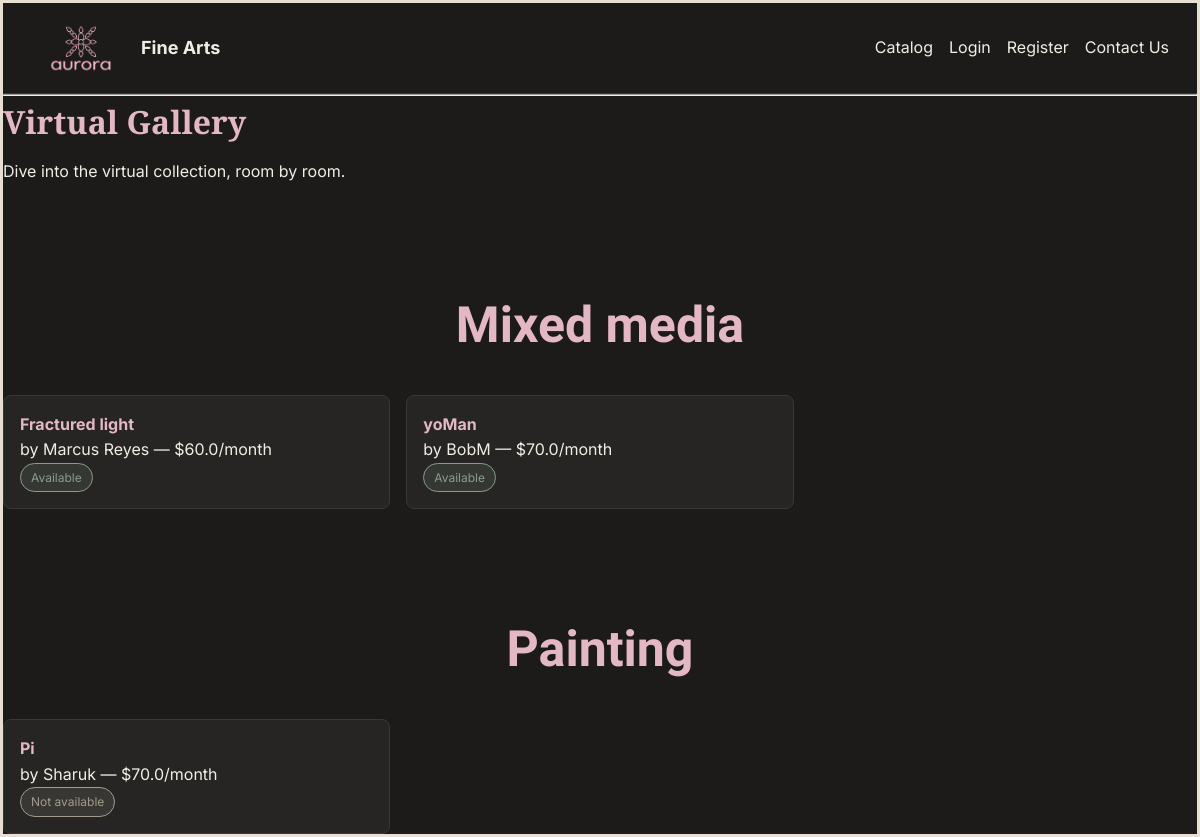
Screenshot of /visit with the database file from the repository.
### models.py (models this page shows, shortened)
class Artwork(db.Model):
    id = db.Column(db.Integer, primary_key=True)
    title = db.Column(db.String(150), nullable=False)
    artist_name = db.Column(db.String(150), nullable=False)
    category = db.Column(db.String(80))
    price_per_month = db.Column(db.Float, nullable=False)
    is_available = db.Column(db.Boolean, default=True)
    image_url = db.Column(db.String(300))
    description = db.Column(db.Text)
    dimensions = db.Column(db.String(50))

### app.py (the view)
@app.route("/visit")
def visit():
    artworks = Artwork.query.all()
    rooms = {}
    for art in artworks:
        rooms.setdefault(art.category, []).append(art)
    return render_template("visit.html", rooms=rooms)

### templates/visit.html (shortened to what this page needs)
{% extends "base.html" %}
{% block content %}
    <h1>Virtual Gallery</h1>
    <p>Dive into the virtual collection, room by room.</p>
    {% for category, artworks_in_room in rooms.items() %}
        <h2 class="room-title">{{ category }}</h2>
        <div class="catalog-grid">
            {% for art in artworks_in_room %}
                <div class="artwork-card">
                    <a href="/artwork/{{ art.id }}"><strong>{{ art.title }}</strong></a>
                    <p>by {{ art.artist_name }} — ${{ art.price_per_month }}/month</p>
                    {% if art.is_available %}
                        <span class="badge">Available</span>
                    {% else %}
                        <span class="badge" style="border-color:#A39C8E; color:#A39C8E; background:rgba(163,156,142,0.15);">Not available</span>
                    {% endif %}
                </div>
            {% endfor %}
        </div>
    {% endfor %}
{% endblock %}

### static/css/style.css (style rules this page uses)
* { margin: 0; padding: 0; box-sizing: border-box; }
body { font-family: 'Inter', -apple-system, sans-serif; background-color: #1C1B1A; color: #F2EDE4; line-height: 1.6; border: 3px solid #E8DFD3; min-height: 100vh; }
h1 { font-family: 'Playfair Display', serif; color: #E3B8C4; margin-bottom: 12px; }
h2 { font-family: 'Quicksand', sans-serif; font-size: 50px; font-weight: 700; color: #E3B8C4; text-align: center; margin-top: 100px; margin-bottom: 30px; }
a { color: #E3B8C4; text-decoration: none; }
.artwork-card { background: #262523; border: 1px solid #3A3835; border-radius: 8px; padding: 16px; margin-bottom: 16px; }
.catalog-grid { display: grid; grid-template-columns: repeat(3, 1fr); gap: 16px; }
.catalog-grid .artwork-card { margin-bottom: 0; }
.badge { display: inline-block; font-size: 12px; padding: 4px 10px; border-radius: 999px; border: 1px solid #8A9B8E; color: #8A9B8E; background: rgba(138, 155, 142, 0.15); }

### rows the page displays
Artwork: category "Mixed media", title "Fractured light", artist_name "Marcus Reyes", price_per_month "60.0", is_available "Available"
Artwork: title "yoMan", artist_name "BobM", price_per_month "70.0", is_available "Available"
Artwork: category "Painting", title "Pi", artist_name "Sharuk", price_per_month "70.0", is_available "Not available"
